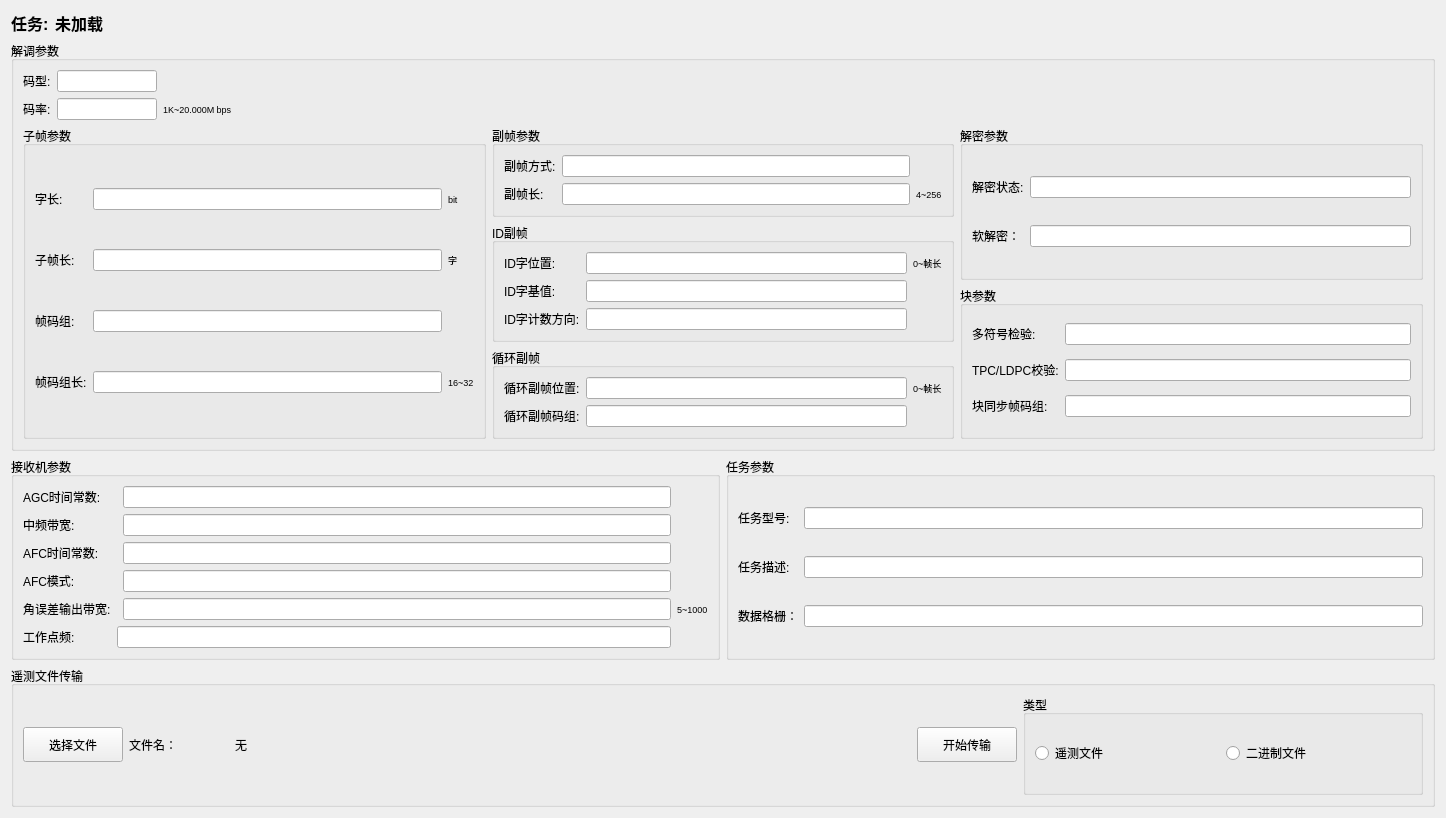
<?xml version="1.0" encoding="UTF-8"?>
<ui version="4.0">
 <class>MissionNewReview</class>
 <widget class="QWidget" name="MissionNewReview">
  <property name="geometry">
   <rect>
    <x>0</x>
    <y>0</y>
    <width>1446</width>
    <height>816</height>
   </rect>
  </property>
  <property name="windowTitle">
   <string>任务宏</string>
  </property>
  <layout class="QVBoxLayout" name="verticalLayout_4">
   <item>
    <layout class="QHBoxLayout" name="horizontalLayout_6">
     <item>
      <widget class="QLabel" name="label_37">
       <property name="font">
        <font>
         <pointsize>12</pointsize>
         <weight>75</weight>
         <bold>true</bold>
        </font>
       </property>
       <property name="text">
        <string>任务:</string>
       </property>
      </widget>
     </item>
     <item>
      <widget class="QLabel" name="label_38">
       <property name="font">
        <font>
         <pointsize>12</pointsize>
         <weight>75</weight>
         <bold>true</bold>
        </font>
       </property>
       <property name="text">
        <string>未加载</string>
       </property>
      </widget>
     </item>
     <item>
      <spacer name="horizontalSpacer_2">
       <property name="orientation">
        <enum>Qt::Horizontal</enum>
       </property>
       <property name="sizeHint" stdset="0">
        <size>
         <width>40</width>
         <height>20</height>
        </size>
       </property>
      </spacer>
     </item>
    </layout>
   </item>
   <item>
    <widget class="QGroupBox" name="groupBox">
     <property name="title">
      <string>解调参数</string>
     </property>
     <layout class="QVBoxLayout" name="verticalLayout_3">
      <item>
       <layout class="QGridLayout" name="gridLayout_6">
        <item row="2" column="2">
         <widget class="QLineEdit" name="lineEdit">
          <property name="minimumSize">
           <size>
            <width>100</width>
            <height>0</height>
           </size>
          </property>
          <property name="maximumSize">
           <size>
            <width>100</width>
            <height>16777215</height>
           </size>
          </property>
         </widget>
        </item>
        <item row="1" column="4">
         <spacer name="horizontalSpacer">
          <property name="orientation">
           <enum>Qt::Horizontal</enum>
          </property>
          <property name="sizeHint" stdset="0">
           <size>
            <width>40</width>
            <height>20</height>
           </size>
          </property>
         </spacer>
        </item>
        <item row="1" column="1">
         <widget class="QLabel" name="label">
          <property name="text">
           <string>码型:</string>
          </property>
         </widget>
        </item>
        <item row="2" column="1">
         <widget class="QLabel" name="label_2">
          <property name="text">
           <string>码率:</string>
          </property>
         </widget>
        </item>
        <item row="2" column="3">
         <widget class="QLabel" name="label_28">
          <property name="font">
           <font>
            <pointsize>7</pointsize>
           </font>
          </property>
          <property name="text">
           <string>1K~20.000M bps</string>
          </property>
         </widget>
        </item>
        <item row="1" column="2">
         <widget class="QLineEdit" name="lineEdit_17">
          <property name="minimumSize">
           <size>
            <width>100</width>
            <height>0</height>
           </size>
          </property>
          <property name="maximumSize">
           <size>
            <width>100</width>
            <height>16777215</height>
           </size>
          </property>
         </widget>
        </item>
       </layout>
      </item>
      <item>
       <layout class="QHBoxLayout" name="horizontalLayout_2">
        <item>
         <widget class="QGroupBox" name="groupBox_2">
          <property name="title">
           <string>子帧参数</string>
          </property>
          <layout class="QGridLayout" name="gridLayout">
           <item row="2" column="1">
            <widget class="QLineEdit" name="lineEdit_14"/>
           </item>
           <item row="3" column="0">
            <widget class="QLabel" name="label_6">
             <property name="text">
              <string>帧码组长:</string>
             </property>
            </widget>
           </item>
           <item row="0" column="2">
            <widget class="QLabel" name="label_29">
             <property name="font">
              <font>
               <pointsize>7</pointsize>
              </font>
             </property>
             <property name="text">
              <string>bit</string>
             </property>
            </widget>
           </item>
           <item row="1" column="2">
            <widget class="QLabel" name="label_30">
             <property name="font">
              <font>
               <pointsize>7</pointsize>
              </font>
             </property>
             <property name="text">
              <string>字</string>
             </property>
            </widget>
           </item>
           <item row="1" column="1">
            <widget class="QLineEdit" name="lineEdit_3"/>
           </item>
           <item row="1" column="0">
            <widget class="QLabel" name="label_4">
             <property name="text">
              <string>子帧长:</string>
             </property>
            </widget>
           </item>
           <item row="3" column="2">
            <widget class="QLabel" name="label_31">
             <property name="font">
              <font>
               <pointsize>7</pointsize>
              </font>
             </property>
             <property name="text">
              <string>16~32</string>
             </property>
            </widget>
           </item>
           <item row="0" column="1">
            <widget class="QLineEdit" name="lineEdit_2"/>
           </item>
           <item row="3" column="1">
            <widget class="QLineEdit" name="lineEdit_4"/>
           </item>
           <item row="0" column="0">
            <widget class="QLabel" name="label_3">
             <property name="text">
              <string>字长:</string>
             </property>
            </widget>
           </item>
           <item row="2" column="0">
            <widget class="QLabel" name="label_5">
             <property name="text">
              <string>帧码组:</string>
             </property>
            </widget>
           </item>
          </layout>
         </widget>
        </item>
        <item>
         <layout class="QVBoxLayout" name="verticalLayout">
          <item>
           <widget class="QGroupBox" name="groupBox_3">
            <property name="title">
             <string>副帧参数</string>
            </property>
            <layout class="QGridLayout" name="gridLayout_2">
             <item row="0" column="0">
              <widget class="QLabel" name="label_7">
               <property name="text">
                <string>副帧方式:</string>
               </property>
              </widget>
             </item>
             <item row="0" column="2">
              <widget class="QLineEdit" name="lineEdit_18"/>
             </item>
             <item row="1" column="0">
              <widget class="QLabel" name="label_8">
               <property name="text">
                <string>副帧长:</string>
               </property>
              </widget>
             </item>
             <item row="1" column="3">
              <widget class="QLabel" name="label_32">
               <property name="font">
                <font>
                 <pointsize>7</pointsize>
                </font>
               </property>
               <property name="text">
                <string>4~256</string>
               </property>
              </widget>
             </item>
             <item row="1" column="2">
              <widget class="QLineEdit" name="lineEdit_5"/>
             </item>
            </layout>
           </widget>
          </item>
          <item>
           <widget class="QGroupBox" name="groupBox_9">
            <property name="title">
             <string>ID副帧</string>
            </property>
            <layout class="QGridLayout" name="gridLayout_7">
             <item row="0" column="0">
              <widget class="QLabel" name="label_9">
               <property name="text">
                <string>ID字位置:</string>
               </property>
              </widget>
             </item>
             <item row="0" column="1">
              <widget class="QLineEdit" name="lineEdit_6"/>
             </item>
             <item row="0" column="2">
              <widget class="QLabel" name="label_33">
               <property name="font">
                <font>
                 <pointsize>7</pointsize>
                </font>
               </property>
               <property name="text">
                <string>0~帧长</string>
               </property>
              </widget>
             </item>
             <item row="1" column="0">
              <widget class="QLabel" name="label_10">
               <property name="text">
                <string>ID字基值:</string>
               </property>
              </widget>
             </item>
             <item row="1" column="1">
              <widget class="QLineEdit" name="lineEdit_19"/>
             </item>
             <item row="2" column="0">
              <widget class="QLabel" name="label_11">
               <property name="text">
                <string>ID字计数方向:</string>
               </property>
              </widget>
             </item>
             <item row="2" column="1">
              <widget class="QLineEdit" name="lineEdit_20"/>
             </item>
            </layout>
           </widget>
          </item>
          <item>
           <widget class="QGroupBox" name="groupBox_10">
            <property name="title">
             <string>循环副帧</string>
            </property>
            <layout class="QGridLayout" name="gridLayout_8">
             <item row="0" column="0">
              <widget class="QLabel" name="label_13">
               <property name="text">
                <string>循环副帧位置:</string>
               </property>
              </widget>
             </item>
             <item row="0" column="1">
              <widget class="QLineEdit" name="lineEdit_7"/>
             </item>
             <item row="0" column="2">
              <widget class="QLabel" name="label_34">
               <property name="font">
                <font>
                 <pointsize>7</pointsize>
                </font>
               </property>
               <property name="text">
                <string>0~帧长</string>
               </property>
              </widget>
             </item>
             <item row="1" column="0">
              <widget class="QLabel" name="label_14">
               <property name="text">
                <string>循环副帧码组:</string>
               </property>
              </widget>
             </item>
             <item row="1" column="1">
              <widget class="QLineEdit" name="lineEdit_16"/>
             </item>
            </layout>
           </widget>
          </item>
         </layout>
        </item>
        <item>
         <layout class="QVBoxLayout" name="verticalLayout_2">
          <item>
           <widget class="QGroupBox" name="groupBox_11">
            <property name="title">
             <string>解密参数</string>
            </property>
            <layout class="QGridLayout" name="gridLayout_9">
             <item row="0" column="0">
              <widget class="QLabel" name="label_12">
               <property name="text">
                <string>解密状态:</string>
               </property>
              </widget>
             </item>
             <item row="0" column="1">
              <widget class="QLineEdit" name="lineEdit_21"/>
             </item>
             <item row="1" column="0">
              <widget class="QLabel" name="label_39">
               <property name="text">
                <string>软解密：</string>
               </property>
              </widget>
             </item>
             <item row="1" column="1">
              <widget class="QLineEdit" name="lineEdit_10"/>
             </item>
            </layout>
           </widget>
          </item>
          <item>
           <widget class="QGroupBox" name="groupBox_4">
            <property name="title">
             <string>块参数</string>
            </property>
            <layout class="QGridLayout" name="gridLayout_3">
             <item row="0" column="0">
              <widget class="QLabel" name="label_15">
               <property name="text">
                <string>多符号检验:</string>
               </property>
              </widget>
             </item>
             <item row="1" column="0">
              <widget class="QLabel" name="label_16">
               <property name="text">
                <string>TPC/LDPC校验:</string>
               </property>
              </widget>
             </item>
             <item row="2" column="0">
              <widget class="QLabel" name="label_17">
               <property name="text">
                <string>块同步帧码组:</string>
               </property>
              </widget>
             </item>
             <item row="2" column="1">
              <widget class="QLineEdit" name="lineEdit_15"/>
             </item>
             <item row="0" column="1">
              <widget class="QLineEdit" name="lineEdit_22"/>
             </item>
             <item row="1" column="1">
              <widget class="QLineEdit" name="lineEdit_23"/>
             </item>
            </layout>
           </widget>
          </item>
         </layout>
        </item>
       </layout>
      </item>
     </layout>
    </widget>
   </item>
   <item>
    <layout class="QHBoxLayout" name="horizontalLayout_3">
     <item>
      <widget class="QGroupBox" name="groupBox_5">
       <property name="title">
        <string>接收机参数</string>
       </property>
       <layout class="QGridLayout" name="gridLayout_4">
        <item row="5" column="0">
         <widget class="QLabel" name="label_23">
          <property name="text">
           <string>工作点频:</string>
          </property>
         </widget>
        </item>
        <item row="4" column="0">
         <widget class="QLabel" name="label_22">
          <property name="text">
           <string>角误差输出带宽:</string>
          </property>
         </widget>
        </item>
        <item row="3" column="0">
         <widget class="QLabel" name="label_21">
          <property name="text">
           <string>AFC模式:</string>
          </property>
         </widget>
        </item>
        <item row="1" column="0" colspan="2">
         <widget class="QLabel" name="label_19">
          <property name="text">
           <string>中频带宽:</string>
          </property>
         </widget>
        </item>
        <item row="0" column="0">
         <widget class="QLabel" name="label_18">
          <property name="text">
           <string>AGC时间常数:</string>
          </property>
         </widget>
        </item>
        <item row="2" column="0">
         <widget class="QLabel" name="label_20">
          <property name="text">
           <string>AFC时间常数:</string>
          </property>
         </widget>
        </item>
        <item row="5" column="1" colspan="2">
         <layout class="QHBoxLayout" name="horizontalLayout">
          <item>
           <widget class="QLineEdit" name="lineEdit_9"/>
          </item>
         </layout>
        </item>
        <item row="4" column="2">
         <widget class="QLineEdit" name="lineEdit_8"/>
        </item>
        <item row="4" column="3">
         <widget class="QLabel" name="label_35">
          <property name="font">
           <font>
            <pointsize>7</pointsize>
           </font>
          </property>
          <property name="text">
           <string>5~1000</string>
          </property>
         </widget>
        </item>
        <item row="0" column="2">
         <widget class="QLineEdit" name="lineEdit_24"/>
        </item>
        <item row="1" column="2">
         <widget class="QLineEdit" name="lineEdit_25"/>
        </item>
        <item row="2" column="2">
         <widget class="QLineEdit" name="lineEdit_26"/>
        </item>
        <item row="3" column="2">
         <widget class="QLineEdit" name="lineEdit_27"/>
        </item>
       </layout>
      </widget>
     </item>
     <item>
      <widget class="QGroupBox" name="groupBox_6">
       <property name="title">
        <string>任务参数</string>
       </property>
       <layout class="QGridLayout" name="gridLayout_5">
        <item row="0" column="0">
         <widget class="QLabel" name="label_25">
          <property name="text">
           <string>任务型号:</string>
          </property>
         </widget>
        </item>
        <item row="0" column="1">
         <widget class="QLineEdit" name="lineEdit_11"/>
        </item>
        <item row="1" column="0">
         <widget class="QLabel" name="label_26">
          <property name="text">
           <string>任务描述:</string>
          </property>
         </widget>
        </item>
        <item row="1" column="1">
         <widget class="QLineEdit" name="lineEdit_12"/>
        </item>
        <item row="2" column="0">
         <widget class="QLabel" name="label_27">
          <property name="text">
           <string>数据格栅：</string>
          </property>
         </widget>
        </item>
        <item row="2" column="1">
         <widget class="QLineEdit" name="lineEdit_13"/>
        </item>
       </layout>
      </widget>
     </item>
    </layout>
   </item>
   <item>
    <layout class="QHBoxLayout" name="horizontalLayout_4">
     <item>
      <widget class="QGroupBox" name="groupBox_7">
       <property name="title">
        <string>遥测文件传输</string>
       </property>
       <layout class="QHBoxLayout" name="horizontalLayout_5">
        <item>
         <widget class="QPushButton" name="pushButton">
          <property name="minimumSize">
           <size>
            <width>100</width>
            <height>35</height>
           </size>
          </property>
          <property name="maximumSize">
           <size>
            <width>100</width>
            <height>35</height>
           </size>
          </property>
          <property name="text">
           <string>选择文件</string>
          </property>
         </widget>
        </item>
        <item>
         <widget class="QLabel" name="label_24">
          <property name="minimumSize">
           <size>
            <width>100</width>
            <height>0</height>
           </size>
          </property>
          <property name="maximumSize">
           <size>
            <width>100</width>
            <height>16777215</height>
           </size>
          </property>
          <property name="text">
           <string>文件名：</string>
          </property>
         </widget>
        </item>
        <item>
         <widget class="QLabel" name="label_36">
          <property name="text">
           <string>无</string>
          </property>
         </widget>
        </item>
        <item>
         <widget class="QPushButton" name="pushButton_2">
          <property name="minimumSize">
           <size>
            <width>100</width>
            <height>35</height>
           </size>
          </property>
          <property name="maximumSize">
           <size>
            <width>100</width>
            <height>35</height>
           </size>
          </property>
          <property name="text">
           <string>开始传输</string>
          </property>
         </widget>
        </item>
        <item>
         <widget class="QGroupBox" name="groupBox_8">
          <property name="minimumSize">
           <size>
            <width>400</width>
            <height>100</height>
           </size>
          </property>
          <property name="maximumSize">
           <size>
            <width>400</width>
            <height>100</height>
           </size>
          </property>
          <property name="title">
           <string>类型</string>
          </property>
          <layout class="QHBoxLayout" name="horizontalLayout_7">
           <item>
            <widget class="QRadioButton" name="radioButton">
             <property name="text">
              <string>遥测文件</string>
             </property>
            </widget>
           </item>
           <item>
            <widget class="QRadioButton" name="radioButton_2">
             <property name="text">
              <string>二进制文件</string>
             </property>
            </widget>
           </item>
          </layout>
         </widget>
        </item>
       </layout>
      </widget>
     </item>
    </layout>
   </item>
  </layout>
 </widget>
 <resources/>
 <connections/>
</ui>
